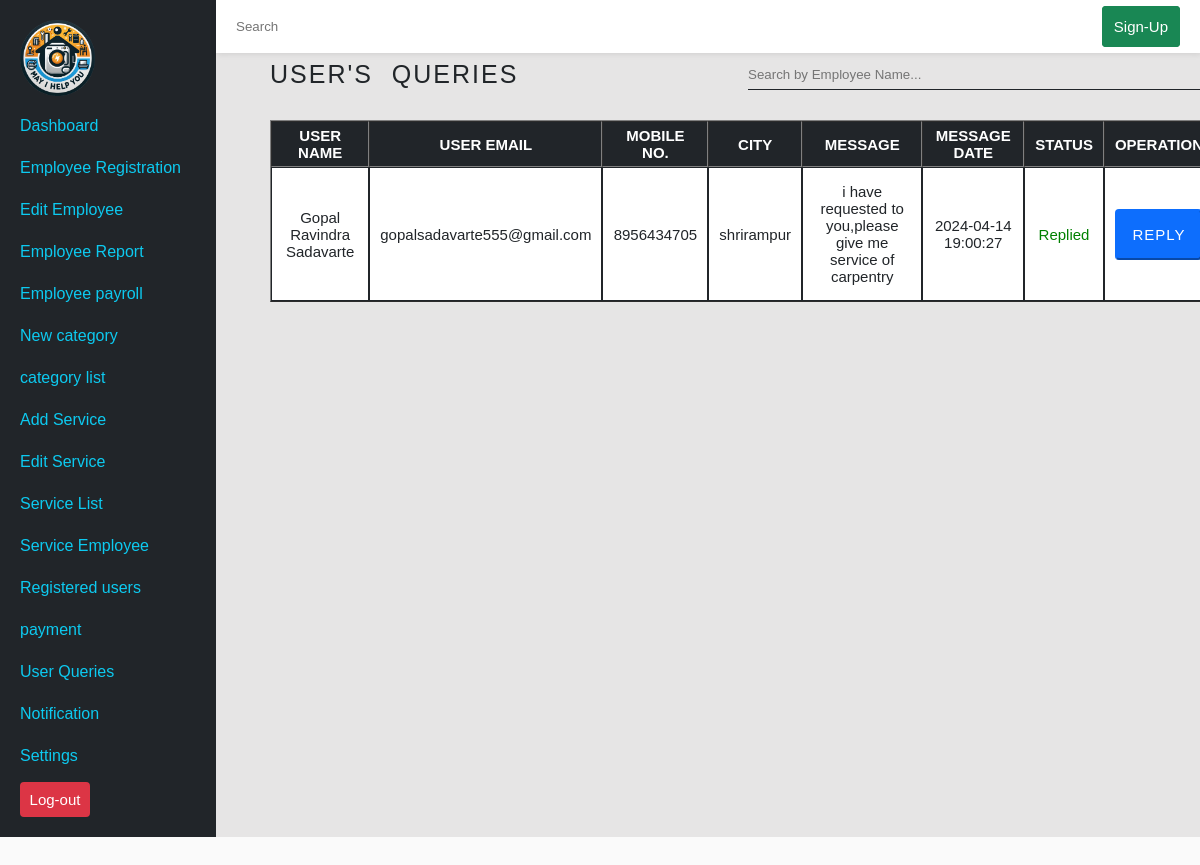
The page /admin/_adminDashboard.php?user-query=1 (signed in) on the database its author committed.
### tables this page shows
CREATE TABLE `contact` (
  `con_id` int(11) NOT NULL,
  `con_user` varchar(255) NOT NULL,
  `con_email` varchar(255) NOT NULL,
  `message` varchar(500) NOT NULL,
  `con_create_at` timestamp NULL DEFAULT current_timestamp(),
  `con_user_id` int(11) DEFAULT NULL,
  `con_status` varchar(100) NOT NULL
);

CREATE TABLE `user` (
  `user_id` int(11) NOT NULL,
  `user_name` varchar(255) NOT NULL,
  `user_email` varchar(255) NOT NULL,
  `user_password` varchar(255) NOT NULL,
  `user_mobile_no` varchar(10) NOT NULL,
  `user_create_at` timestamp NOT NULL DEFAULT current_timestamp() ON UPDATE current_timestamp(),
  `user_city` varchar(255) DEFAULT NULL
);

### admin/_userQueryReport.php (the view, shortened to what this page needs)
<?php
$sql=$conn->prepare("SELECT * FROM `user`,`contact`
                              WHERE `user`.`user_id`=`contact`.`con_user_id`");
$sql->execute();
$result=$sql->get_result();
?>
<head>
</head>
<body>
<div class="table-container">
        <div class="table-content">
         <div class="header">
            <h1>User's Queries</h1>
            <input type="text" name="searchBar" id="userSearchBar" placeholder="Search by Employee Name...">
         </div>
         <div class="table-data">
            <div class="table" style="overflow:scroll;">
                <table border="1px" cellspacing=0>
                    <tr>
                        <th>User Name</th>
                        <th>User Email</th>
                        <th>Mobile No.</th>
                        <th>City</th>
                        <th>Message</th>
                        <th>Message Date</th>
                        <th>Status</th>
                        <th>Operation</th>
                    </tr>
                    <?php while($row=$result->fetch_assoc()):?>
                    <tr>
                         <td class="searchUserName"><?php echo $row['user_name'];?></td>
                         <td><?php echo $row['user_email'];?></td>
                         <td><?php echo $row['user_mobile_no'];?></td>
                         <td><?php echo $row['user_city'];?></td>
                         <td><?php echo $row['message'];?></td>
                         <td><?php echo $row['con_create_at'];?></td>
                         <td class="contactStatus"><?php echo $row['con_status'];?></td>
                         <td><button class="accept-order-btn reply reply-btn">Reply</button></td>
                    </tr>
                    <?php endwhile; ?>
                </table>
            </div>
         </div>
        </div>
    </div>
</body>

### admin/css/admin.css (style rules this page uses)
* { margin: 0; padding: 0; box-sizing: border-box; font-family: Arial, Helvetica, sans-serif; }
:root { --blue: #0d6efd; --purple: #6f42c1; --pink: #d63384; --red: #dc3545; --orange: #fd7e14; --yellow: #ffc107; --green: #198754; --gray-dark: #343a40; --cyan: #0dcaf0; --text: #6c757d; --dark: #212529; --light: #fff; --heading: #3E3232; --body: #fafafa; --radius: .5rem; --dashBackground:rgb(230, 229, 229); --shadow: box-shadow: 1px 1px 8px rgba(0, 0, 0, 0.2); }
html { scroll-behavior: smooth; font-size: 62.5%; }
body { width: 100%; height: 100%; background: var(--body); }
#table .content .table-box table tr th,td { padding: 0 .5rem 0 .5rem; background-color: var(--dark); color:var(--light); font-size: 1.5rem; border: 1px solid var(--dark); }
.table-container { position: absolute; top: 2rem; left: 27rem; width: 75%; height: auto; padding: 2rem 0 2rem 0; }
.table-container .table-content { width: 105%; }
.table-container .table-content .header { display: flex; gap: 15%; margin: 2rem 0 3rem 0; }
.table-container .table-content .header h1 { color: var(--dark); font: 400; padding: 0 2rem 0 0; font-size: 2.5rem; width: 50rem; font-family: 'Lucida Sans', 'Lucida Sans Regular', 'Lucida Grande', 'Lucida Sans Unicode', Geneva, Verdana, sans-serif; font-weight: 500; word-spacing: 1rem; letter-spacing: .2rem; text-transform: uppercase; }
.table-container .table-content .header input { width: 75%; height: 3rem; outline: none; border: none; border-bottom: 1px solid var(--dark); background-color: var(--dashBackground); }
.table-container .table-content .table-data .table { height: 100vh; width: 100%; overflow: scroll; }
.table-container .table-content .table-data .table table { height: auto; width: 100%; background-color: var(--light); text-align: center; }
.table-container .table-content .table-data .table table tr th { padding: .5rem 1rem .5rem 1rem; background-color: var(--dark); text-transform: uppercase; color: var(--light); font-size: 1.5rem; }
.table-container .table-content .table-data .table table tr td { background-color: var(--light); color: var(--dark); }
.table-container .table-content .table-data .table table tr td .accept-order-btn,.reject-order-btn { padding: 1.5rem; margin: -1rem -1rem; color: var(--light); font-size: 1.5rem; font-family: Arial, Helvetica, sans-serif; font-weight: 400; text-transform: uppercase; border-width:2px; border-radius: 4px; letter-spacing: .1rem; cursor: pointer; transition: all .7s ease; }
.table-container .table-content .table-data .table table tr td .accept-order-btn { background-color: var(--blue); border-color:var(--blue); }

### admin/_userQueryReport.php (style rules this page uses)
th,td { padding:1.5rem 1rem 1.5rem 1rem; }

### rows shown on the page
contact: con_user.user_name "Gopal Ravindra Sadavarte", con_user.user_email "gopalsadavarte555@gmail.com", con_user.user_mobile_no "8956434705", con_user.user_city "shrirampur", message "i have requested to you,please give me service of carpentry", con_create_at "2024-04-14 19:00:27", con_status "Replied"
